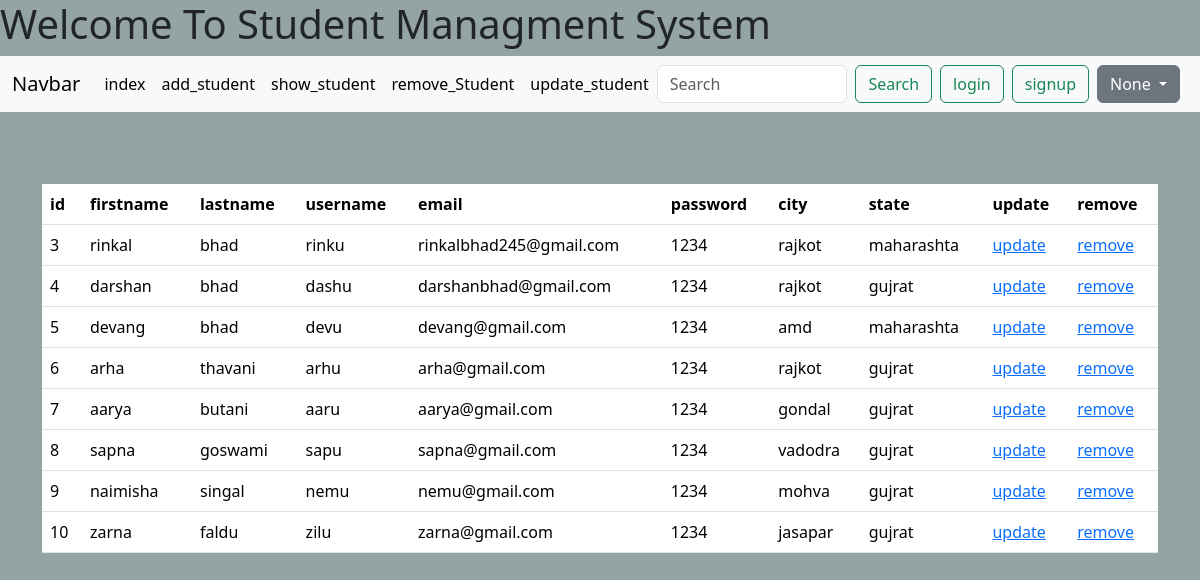
The app's page /show_student/ with its own data.
### myapp/models.py (models this page shows)
class student(models.Model):
    firstname=models.CharField(max_length=40)
    lastname=models.CharField(max_length=40)
    username=models.CharField(max_length=40)
    email=models.EmailField(max_length=40)
    password=models.CharField(max_length=30)
    city=models.CharField(max_length=40)
    state=models.CharField(max_length=40)

### myapp/views.py (the view)
# urls.py: path('show_student/',views.show_student, name='show_student'),
def show_student(request):
    user=request.session.get('user')
    stu=student.objects.all()
    return render(request,'show_student.html',{'user':user,'stu':stu})

### myapp/templates/show_student.html (shortened to what this page needs)
<!DOCTYPE html>
<html lang="en">
<head>
    <link href="https://cdn.jsdelivr.net/npm/bootstrap@5.3.2/dist/css/bootstrap.min.css" rel="stylesheet"
>
</head>
<body style="background-color: rgb(148, 164, 164);">
    <h1>Welcome To Student Managment System </h1>
    <nav class="navbar navbar-expand-lg bg-body-tertiary">
        <div class="container-fluid">
            <a class="navbar-brand" href="#">Navbar</a>
            <div class="collapse navbar-collapse" id="navbarSupportedContent">
                <ul class="navbar-nav me-auto mb-2 mb-lg-0">
                    <li class="nav-item">
                        <a class="nav-link active" aria-current="page" href="/">index</a>
                    </li>
                    <li class="nav-item">
                        <a class="nav-link active" aria-current="page" href="/add_student">add_student</a>
                    </li>
                    <li class="nav-item">
                        <a class="nav-link active" aria-current="page" href="/show_student">show_student</a>
                    </li>
                    <li class="nav-item">
                        <a class="nav-link active" aria-current="page" href="/remove_student">remove_Student</a>
                    </li>
                    <li class="nav-item">
                        <a class="nav-link active" aria-current="page" href="/update_student">update_student</a>
                    </li>
                </ul>
                <form class="d-flex" role="search">
                    <input class="form-control me-2" type="search" placeholder="Search" aria-label="Search">
                    <button class="btn btn-outline-success" type="submit">Search</button>
                    <button class="btn btn-outline-success mx-2" type="button" data-bs-toggle="modal"
                        data-bs-target="#loginmodal">login</button>
                    <button class="btn btn-outline-success" type="button" data-bs-toggle="modal"
                        data-bs-target="#signupmodal">signup</button>
                    <div class="dropdown">
                        <a class="btn btn-secondary dropdown-toggle mx-2" href="#" role="button" data-bs-toggle="dropdown"
                            aria-expanded="false">
                            {{user}}
                        </a>
                    </div>
                </form>
            </div>
        </div>
    </nav>  <br> <br> <br>
   <div class="container">
    <table class="table">
        <thead>
          <tr>
            <th scope="col">id</th>
            <th scope="col">firstname</th>
            <th scope="col">lastname</th>
            <th scope="col">username</th>
            <th scope="col">email</th>
            <th scope="col">password</th>
            <th scope="col">city</th>
            <th scope="col">state</th>
            <th scope="col">update</th>
            <th scope="col">remove</th>
          </tr>
        </thead>
        {% for i in stu %}
        <tbody>
          <tr>
            <td>{{i.id}}</td>
            <td>{{i.firstname}}</td>
            <td>{{i.lastname}}</td>
            <td>{{i.username}}</td>
            <td>{{i.email}}</td>
            <td>{{i.password}}</td>
            <td>{{i.city}}</td>
            <td>{{i.state}}</td>
            <td><a href="/update_student/{{i.id}}">update</a></td>
            <td><a href="/remove_student/{{i.id}}">remove</a></td>
          </tr>
        </tbody>
        {% endfor %}
      </table>
    </div>
    </body>
    </html>

### records on screen
student: id "3", firstname "rinkal", lastname "bhad", username "rinku", email "rinkalbhad245@gmail.com", password "1234", city "rajkot", state "maharashta"
student: id "4", firstname "darshan", lastname "bhad", username "dashu", email "darshanbhad@gmail.com", password "1234", city "rajkot", state "gujrat"
student: id "5", firstname "devang", lastname "bhad", username "devu", email "devang@gmail.com", password "1234", city "amd", state "maharashta"
student: id "6", firstname "arha", lastname "thavani", username "arhu", email "arha@gmail.com", password "1234", city "rajkot", state "gujrat"
student: id "7", firstname "aarya", lastname "butani", username "aaru", email "aarya@gmail.com", password "1234", city "gondal", state "gujrat"
student: id "8", firstname "sapna", lastname "goswami", username "sapu", email "sapna@gmail.com", password "1234", city "vadodra", state "gujrat"
student: id "9", firstname "naimisha", lastname "singal", username "nemu", email "nemu@gmail.com", password "1234", city "mohva", state "gujrat"
student: id "10", firstname "zarna", lastname "faldu", username "zilu", email "zarna@gmail.com", password "1234", city "jasapar", state "gujrat"

### other values on screen
{{ user }} "None"
